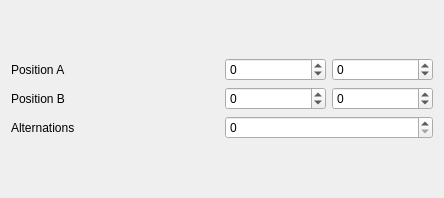
<?xml version="1.0" encoding="UTF-8"?>
<ui version="4.0">
 <class>InspectorSpatSymbolPositionAlternation</class>
 <widget class="QWidget" name="InspectorSpatSymbolPositionAlternation">
  <property name="geometry">
   <rect>
    <x>0</x>
    <y>0</y>
    <width>444</width>
    <height>198</height>
   </rect>
  </property>
  <property name="windowTitle">
   <string>Form</string>
  </property>
  <layout class="QVBoxLayout" name="verticalLayout">
   <item>
    <layout class="QGridLayout" name="gridLayout">
     <item row="0" column="0">
      <widget class="QLabel" name="label_6">
       <property name="text">
        <string>Position A</string>
       </property>
      </widget>
     </item>
     <item row="0" column="1">
      <layout class="QHBoxLayout" name="horizontalLayout_2">
       <item>
        <widget class="QSpinBox" name="startX">
         <property name="minimum">
          <number>-100</number>
         </property>
         <property name="maximum">
          <number>100</number>
         </property>
        </widget>
       </item>
       <item>
        <widget class="QSpinBox" name="startY">
         <property name="minimum">
          <number>-100</number>
         </property>
         <property name="maximum">
          <number>100</number>
         </property>
        </widget>
       </item>
      </layout>
     </item>
     <item row="1" column="0">
      <widget class="QLabel" name="label">
       <property name="text">
        <string>Position B</string>
       </property>
      </widget>
     </item>
     <item row="1" column="1">
      <layout class="QHBoxLayout" name="horizontalLayout_3">
       <item>
        <widget class="QSpinBox" name="stopX">
         <property name="minimum">
          <number>-100</number>
         </property>
         <property name="maximum">
          <number>100</number>
         </property>
        </widget>
       </item>
       <item>
        <widget class="QSpinBox" name="stopY">
         <property name="minimum">
          <number>-100</number>
         </property>
         <property name="maximum">
          <number>100</number>
         </property>
         <property name="value">
          <number>0</number>
         </property>
        </widget>
       </item>
      </layout>
     </item>
     <item row="2" column="1">
      <widget class="QSpinBox" name="rotations"/>
     </item>
     <item row="2" column="0">
      <widget class="QLabel" name="label_3">
       <property name="text">
        <string>Alternations</string>
       </property>
      </widget>
     </item>
    </layout>
   </item>
  </layout>
 </widget>
 <resources>
  <include location="musescore.qrc"/>
 </resources>
 <connections/>
</ui>
